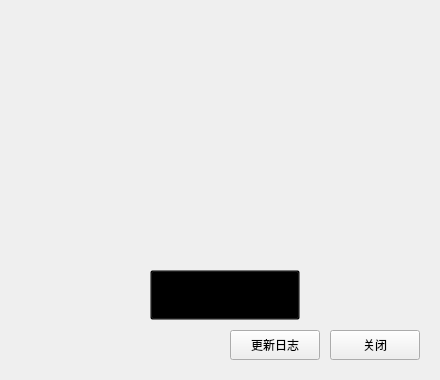
<?xml version="1.0" encoding="UTF-8"?>
<ui version="4.0">
 <class>kr_about</class>
 <widget class="QWidget" name="kr_about">
  <property name="windowModality">
   <enum>Qt::WindowModal</enum>
  </property>
  <property name="geometry">
   <rect>
    <x>0</x>
    <y>0</y>
    <width>440</width>
    <height>380</height>
   </rect>
  </property>
  <property name="windowTitle">
   <string>关于</string>
  </property>
  <property name="styleSheet">
   <string notr="true">QPushButton[NotTitleBarBtn=true]
{	
	color:rgb(117,117,117);
	background-color:rgb(250,250,250);
	border: 1px solid rgb(100,100,100);
	border-radius:6px;
}

QPushButton:hover[NotTitleBarBtn=true]
{
	color:white;
	background-color:rgb(90,90,90);
	border: 1px solid rgb(100,100,100);
}

QPushButton:pressed[NotTitleBarBtn=true]
{
	color:white;
	background-color:rgb(80,80,80);
	border: 1px solid rgb(100,100,100);
	padding-left:3px;
	padding-top:3px;
}</string>
  </property>
  <widget class="QStackedWidget" name="stackedWidget">
   <property name="geometry">
    <rect>
     <x>10</x>
     <y>10</y>
     <width>420</width>
     <height>311</height>
    </rect>
   </property>
   <property name="currentIndex">
    <number>0</number>
   </property>
   <widget class="QWidget" name="page">
    <widget class="QLabel" name="HeaderLabel">
     <property name="geometry">
      <rect>
       <x>-100</x>
       <y>60</y>
       <width>100</width>
       <height>100</height>
      </rect>
     </property>
     <property name="styleSheet">
      <string notr="true">image: url(:/Resources/Setting/about/headericon.png);</string>
     </property>
     <property name="text">
      <string/>
     </property>
    </widget>
    <widget class="QLabel" name="NameLabel">
     <property name="geometry">
      <rect>
       <x>410</x>
       <y>60</y>
       <width>150</width>
       <height>100</height>
      </rect>
     </property>
     <property name="styleSheet">
      <string notr="true">image: url(:/Resources/Setting/about/namelabel.png);</string>
     </property>
     <property name="text">
      <string/>
     </property>
    </widget>
    <widget class="QPushButton" name="SinaBtn">
     <property name="geometry">
      <rect>
       <x>140</x>
       <y>260</y>
       <width>150</width>
       <height>50</height>
      </rect>
     </property>
     <property name="styleSheet">
      <string notr="true">QPushButton{
background-color: transparent;
border-image: url(:/Resources/Setting/about/sinaBtn.png);
}
QPushButton:pressed
{
	padding-left:3px;
	padding-top:3px;
}</string>
     </property>
     <property name="text">
      <string/>
     </property>
    </widget>
    <widget class="QPushButton" name="PersonalWebSiteBtn">
     <property name="geometry">
      <rect>
       <x>10</x>
       <y>320</y>
       <width>171</width>
       <height>31</height>
      </rect>
     </property>
     <property name="styleSheet">
      <string notr="true">QPushButton
{
	color: rgb(117,117,117);
	background-color:transparent;
}

QPushButton:hover
{
	color: rgb(53, 83, 255);
}

QPushButton:pressed
{
	color:;
	color: rgb(14, 50, 255);
	padding-left:3px;
	padding-top:3px;
}</string>
     </property>
     <property name="text">
      <string>个人网站:kaispace.cn</string>
     </property>
    </widget>
   </widget>
   <widget class="QWidget" name="page_2">
    <widget class="QTextBrowser" name="textBrowser">
     <property name="geometry">
      <rect>
       <x>10</x>
       <y>370</y>
       <width>401</width>
       <height>360</height>
      </rect>
     </property>
     <property name="styleSheet">
      <string notr="true">color: rgb(80, 80, 80);</string>
     </property>
     <property name="frameShape">
      <enum>QFrame::NoFrame</enum>
     </property>
     <property name="verticalScrollBarPolicy">
      <enum>Qt::ScrollBarAlwaysOff</enum>
     </property>
     <property name="horizontalScrollBarPolicy">
      <enum>Qt::ScrollBarAlwaysOff</enum>
     </property>
     <property name="html">
      <string>&lt;!DOCTYPE HTML PUBLIC &quot;-//W3C//DTD HTML 4.0//EN&quot; &quot;http://www.w3.org/TR/REC-html40/strict.dtd&quot;&gt;
&lt;html&gt;&lt;head&gt;&lt;meta name=&quot;qrichtext&quot; content=&quot;1&quot; /&gt;&lt;style type=&quot;text/css&quot;&gt;
p, li { white-space: pre-wrap; }
&lt;/style&gt;&lt;/head&gt;&lt;body style=&quot; font-family:'SimSun'; font-size:9pt; font-weight:400; font-style:normal;&quot;&gt;
&lt;p style=&quot; margin-top:0px; margin-bottom:0px; margin-left:0px; margin-right:0px; -qt-block-indent:0; text-indent:0px;&quot;&gt;v0.5.0.0&lt;/p&gt;
&lt;p style=&quot; margin-top:0px; margin-bottom:0px; margin-left:0px; margin-right:0px; -qt-block-indent:0; text-indent:0px;&quot;&gt;代码全部重构，连入云&lt;/p&gt;
&lt;p style=&quot; margin-top:0px; margin-bottom:0px; margin-left:0px; margin-right:0px; -qt-block-indent:0; text-indent:0px;&quot;&gt;UI重做&lt;/p&gt;
&lt;p style=&quot; margin-top:0px; margin-bottom:0px; margin-left:0px; margin-right:0px; -qt-block-indent:0; text-indent:0px;&quot;&gt;v0.5.2.0&lt;/p&gt;
&lt;p style=&quot; margin-top:0px; margin-bottom:0px; margin-left:0px; margin-right:0px; -qt-block-indent:0; text-indent:0px;&quot;&gt;增加-&lt;span style=&quot; color:#3058dc;&quot;&gt;设置功能（设置窗口透明度）&lt;/span&gt;&lt;/p&gt;
&lt;p style=&quot; margin-top:0px; margin-bottom:0px; margin-left:0px; margin-right:0px; -qt-block-indent:0; text-indent:0px;&quot;&gt;增加-&lt;span style=&quot; color:#3058dc;&quot;&gt;等级系统（趣味性功能）&lt;/span&gt;&lt;/p&gt;
&lt;p style=&quot; margin-top:0px; margin-bottom:0px; margin-left:0px; margin-right:0px; -qt-block-indent:0; text-indent:0px;&quot;&gt;增加-&lt;span style=&quot; color:#3058dc;&quot;&gt;防止重复登录功能&lt;/span&gt;&lt;/p&gt;
&lt;p style=&quot; margin-top:0px; margin-bottom:0px; margin-left:0px; margin-right:0px; -qt-block-indent:0; text-indent:0px;&quot;&gt;增加-&lt;span style=&quot; color:#3058dc;&quot;&gt;任务到时提醒&lt;/span&gt;&lt;/p&gt;
&lt;p style=&quot; margin-top:0px; margin-bottom:0px; margin-left:0px; margin-right:0px; -qt-block-indent:0; text-indent:0px;&quot;&gt;v0.5.3.0&lt;/p&gt;
&lt;p style=&quot; margin-top:0px; margin-bottom:0px; margin-left:0px; margin-right:0px; -qt-block-indent:0; text-indent:0px;&quot;&gt;增加-&lt;span style=&quot; color:#3058dc;&quot;&gt;项目协作功能(未成品)——添加任务可添加至个人账号&lt;/span&gt;&lt;/p&gt;
&lt;p style=&quot; margin-top:0px; margin-bottom:0px; margin-left:0px; margin-right:0px; -qt-block-indent:0; text-indent:0px;&quot;&gt;&lt;span style=&quot; color:#3058dc;&quot;&gt;设置添加个更新跳转功能，跳转到百度云下载&lt;/span&gt;&lt;/p&gt;
&lt;p style=&quot; margin-top:0px; margin-bottom:0px; margin-left:0px; margin-right:0px; -qt-block-indent:0; text-indent:0px;&quot;&gt;v0.5.5.0&lt;/p&gt;
&lt;p style=&quot; margin-top:0px; margin-bottom:0px; margin-left:0px; margin-right:0px; -qt-block-indent:0; text-indent:0px;&quot;&gt;新增-&lt;span style=&quot; color:#3058dc;&quot;&gt;闹钟随机闹铃&lt;/span&gt;&lt;/p&gt;
&lt;p style=&quot; margin-top:0px; margin-bottom:0px; margin-left:0px; margin-right:0px; -qt-block-indent:0; text-indent:0px;&quot;&gt;增加-&lt;span style=&quot; color:#3058dc;&quot;&gt;定时关机，重启，注销功能——(添加任务-任务标题:重启-保存）可以编辑修改，删除即为取消操作&lt;/span&gt;&lt;/p&gt;
&lt;p style=&quot; margin-top:0px; margin-bottom:0px; margin-left:0px; margin-right:0px; -qt-block-indent:0; text-indent:0px;&quot;&gt;v0.5.6.1&lt;/p&gt;
&lt;p style=&quot; margin-top:0px; margin-bottom:0px; margin-left:0px; margin-right:0px; -qt-block-indent:0; text-indent:0px;&quot;&gt;增加-&lt;span style=&quot; color:#3058dc;&quot;&gt;欢迎界面，显示今日天气及明天天气预告&lt;/span&gt;&lt;/p&gt;
&lt;p style=&quot; margin-top:0px; margin-bottom:0px; margin-left:0px; margin-right:0px; -qt-block-indent:0; text-indent:0px;&quot;&gt;v0.5.6.5&lt;/p&gt;
&lt;p style=&quot; margin-top:0px; margin-bottom:0px; margin-left:0px; margin-right:0px; -qt-block-indent:0; text-indent:0px;&quot;&gt;修复-&lt;span style=&quot; color:#e20c62;&quot;&gt;主界面卡顿&lt;/span&gt;&lt;/p&gt;
&lt;p style=&quot; margin-top:0px; margin-bottom:0px; margin-left:0px; margin-right:0px; -qt-block-indent:0; text-indent:0px;&quot;&gt;增加-&lt;span style=&quot; color:#3058dc;&quot;&gt;回收站功能（查看已完成并删除的任务)&lt;/span&gt;&lt;/p&gt;
&lt;p style=&quot; margin-top:0px; margin-bottom:0px; margin-left:0px; margin-right:0px; -qt-block-indent:0; text-indent:0px;&quot;&gt;移除-&lt;span style=&quot; color:#ff5500;&quot;&gt;项目协作功能&lt;/span&gt;&lt;/p&gt;
&lt;p style=&quot; margin-top:0px; margin-bottom:0px; margin-left:0px; margin-right:0px; -qt-block-indent:0; text-indent:0px;&quot;&gt;v0.5.6.6&lt;/p&gt;
&lt;p style=&quot; margin-top:0px; margin-bottom:0px; margin-left:0px; margin-right:0px; -qt-block-indent:0; text-indent:0px;&quot;&gt;新增-&lt;span style=&quot; color:#3058dc;&quot;&gt;主页面右键菜单&lt;/span&gt;&lt;/p&gt;
&lt;p style=&quot; margin-top:0px; margin-bottom:0px; margin-left:0px; margin-right:0px; -qt-block-indent:0; text-indent:0px;&quot;&gt;新增-&lt;span style=&quot; color:#3058dc;&quot;&gt;网络波动自动重新登录功能&lt;/span&gt;&lt;/p&gt;
&lt;p style=&quot; margin-top:0px; margin-bottom:0px; margin-left:0px; margin-right:0px; -qt-block-indent:0; text-indent:0px;&quot;&gt;v0.5.6.7&lt;/p&gt;
&lt;p style=&quot; margin-top:0px; margin-bottom:0px; margin-left:0px; margin-right:0px; -qt-block-indent:0; text-indent:0px;&quot;&gt;修复-&lt;span style=&quot; color:#e20c62;&quot;&gt;退出程序时后台进程未退出问题&lt;/span&gt;&lt;/p&gt;
&lt;p style=&quot; margin-top:0px; margin-bottom:0px; margin-left:0px; margin-right:0px; -qt-block-indent:0; text-indent:0px;&quot;&gt;优化-&lt;span style=&quot; color:#0b5d02;&quot;&gt;自动隐藏(主界面和欢迎界面)&lt;/span&gt;&lt;/p&gt;
&lt;p style=&quot; margin-top:0px; margin-bottom:0px; margin-left:0px; margin-right:0px; -qt-block-indent:0; text-indent:0px;&quot;&gt;v0.5.7.0&lt;/p&gt;
&lt;p style=&quot; margin-top:0px; margin-bottom:0px; margin-left:0px; margin-right:0px; -qt-block-indent:0; text-indent:0px;&quot;&gt;修复-&lt;span style=&quot; color:#e20c62;&quot;&gt;退出程序时系统托盘延迟消失问题&lt;/span&gt;&lt;/p&gt;
&lt;p style=&quot; margin-top:0px; margin-bottom:0px; margin-left:0px; margin-right:0px; -qt-block-indent:0; text-indent:0px;&quot;&gt;修复-&lt;span style=&quot; color:#e20c62;&quot;&gt;右键菜单打开时主页面仍会自动隐藏&lt;/span&gt;&lt;/p&gt;
&lt;p style=&quot; margin-top:0px; margin-bottom:0px; margin-left:0px; margin-right:0px; -qt-block-indent:0; text-indent:0px;&quot;&gt;v0.6.0.0&lt;/p&gt;
&lt;p style=&quot; margin-top:0px; margin-bottom:0px; margin-left:0px; margin-right:0px; -qt-block-indent:0; text-indent:0px;&quot;&gt;新增-&lt;span style=&quot; color:#3058dc;&quot;&gt;应用（原翻译入口）.暂时包含翻译及其课表校内新闻&lt;/span&gt;&lt;/p&gt;
&lt;p style=&quot; margin-top:0px; margin-bottom:0px; margin-left:0px; margin-right:0px; -qt-block-indent:0; text-indent:0px;&quot;&gt;新增-&lt;span style=&quot; color:#3058dc;&quot;&gt;课表查询及其校内新闻&lt;/span&gt;&lt;/p&gt;
&lt;p style=&quot; margin-top:0px; margin-bottom:0px; margin-left:0px; margin-right:0px; -qt-block-indent:0; text-indent:0px;&quot;&gt;v0.6.0.5&lt;/p&gt;
&lt;p style=&quot; margin-top:0px; margin-bottom:0px; margin-left:0px; margin-right:0px; -qt-block-indent:0; text-indent:0px;&quot;&gt;优化-&lt;span style=&quot; color:#0b5d02;&quot;&gt;校内新闻显示BUG修复&lt;/span&gt;&lt;/p&gt;
&lt;p style=&quot; margin-top:0px; margin-bottom:0px; margin-left:0px; margin-right:0px; -qt-block-indent:0; text-indent:0px;&quot;&gt;优化-&lt;span style=&quot; color:#0b5d02;&quot;&gt;课表查询显示BUG修复&lt;/span&gt;&lt;/p&gt;
&lt;p style=&quot; margin-top:0px; margin-bottom:0px; margin-left:0px; margin-right:0px; -qt-block-indent:0; text-indent:0px;&quot;&gt;优化-&lt;span style=&quot; color:#0b5d02;&quot;&gt;课表查询显示风格美化&lt;/span&gt;&lt;/p&gt;
&lt;p style=&quot; margin-top:0px; margin-bottom:0px; margin-left:0px; margin-right:0px; -qt-block-indent:0; text-indent:0px;&quot;&gt;优化-&lt;span style=&quot; color:#0b5d02;&quot;&gt;校内新闻链接跳转采用内置浏览器&lt;/span&gt;&lt;/p&gt;
&lt;p style=&quot; margin-top:0px; margin-bottom:0px; margin-left:0px; margin-right:0px; -qt-block-indent:0; text-indent:0px;&quot;&gt;优化-&lt;span style=&quot; color:#0b5d02;&quot;&gt;子窗口内存释放BUG修复&lt;/span&gt;&lt;/p&gt;
&lt;p style=&quot; margin-top:0px; margin-bottom:0px; margin-left:0px; margin-right:0px; -qt-block-indent:0; text-indent:0px;&quot;&gt;v0.6.1.2&lt;/p&gt;
&lt;p style=&quot; margin-top:0px; margin-bottom:0px; margin-left:0px; margin-right:0px; -qt-block-indent:0; text-indent:0px;&quot;&gt;新增-&lt;span style=&quot; color:#3058dc;&quot;&gt;欢迎界面新增足球赛事订阅（更换订阅在设置改变,出现延迟与网络延迟有关)&lt;/span&gt;&lt;/p&gt;
&lt;p style=&quot; margin-top:0px; margin-bottom:0px; margin-left:0px; margin-right:0px; -qt-block-indent:0; text-indent:0px;&quot;&gt;&lt;span style=&quot; color:#dc065c;&quot;&gt;已知BUG：Logo可能出现对不齐&lt;/span&gt;&lt;/p&gt;
&lt;p style=&quot; margin-top:0px; margin-bottom:0px; margin-left:0px; margin-right:0px; -qt-block-indent:0; text-indent:0px;&quot;&gt;v0.6.1.4&lt;/p&gt;
&lt;p style=&quot; margin-top:0px; margin-bottom:0px; margin-left:0px; margin-right:0px; -qt-block-indent:0; text-indent:0px;&quot;&gt;新增-&lt;span style=&quot; color:#3058dc;&quot;&gt;订阅足球赛事功能(订阅到任务栏之中)&lt;/span&gt;&lt;/p&gt;
&lt;p style=&quot; margin-top:0px; margin-bottom:0px; margin-left:0px; margin-right:0px; -qt-block-indent:0; text-indent:0px;&quot;&gt;修复-&lt;span style=&quot; color:#e20c62;&quot;&gt;退球队Logo不齐的问题&lt;/span&gt;&lt;/p&gt;
&lt;p style=&quot; margin-top:0px; margin-bottom:0px; margin-left:0px; margin-right:0px; -qt-block-indent:0; text-indent:0px;&quot;&gt;修复-&lt;span style=&quot; color:#e20c62;&quot;&gt;自动隐藏失效问题&lt;/span&gt;&lt;/p&gt;
&lt;p style=&quot; margin-top:0px; margin-bottom:0px; margin-left:0px; margin-right:0px; -qt-block-indent:0; text-indent:0px;&quot;&gt;v0.6.1.6&lt;/p&gt;
&lt;p style=&quot; margin-top:0px; margin-bottom:0px; margin-left:0px; margin-right:0px; -qt-block-indent:0; text-indent:0px;&quot;&gt;新增-&lt;span style=&quot; color:#3058dc;&quot;&gt;查看绩点以及考级成绩（在查看课表和校内新闻窗口)&lt;/span&gt;&lt;/p&gt;
&lt;p style=&quot; margin-top:0px; margin-bottom:0px; margin-left:0px; margin-right:0px; -qt-block-indent:0; text-indent:0px;&quot;&gt;更新预告-课程订阅等&lt;/p&gt;
&lt;p style=&quot; margin-top:0px; margin-bottom:0px; margin-left:0px; margin-right:0px; -qt-block-indent:0; text-indent:0px;&quot;&gt;v0.6.2.0&lt;/p&gt;
&lt;p style=&quot; margin-top:0px; margin-bottom:0px; margin-left:0px; margin-right:0px; -qt-block-indent:0; text-indent:0px;&quot;&gt;优化-&lt;span style=&quot; color:#0b5d02;&quot;&gt;主界面美化&lt;/span&gt;&lt;/p&gt;
&lt;p style=&quot; margin-top:0px; margin-bottom:0px; margin-left:0px; margin-right:0px; -qt-block-indent:0; text-indent:0px;&quot;&gt;更新预告-课程订阅等&lt;/p&gt;
&lt;p style=&quot; margin-top:0px; margin-bottom:0px; margin-left:0px; margin-right:0px; -qt-block-indent:0; text-indent:0px;&quot;&gt;v0.6.3.0&lt;/p&gt;
&lt;p style=&quot; margin-top:0px; margin-bottom:0px; margin-left:0px; margin-right:0px; -qt-block-indent:0; text-indent:0px;&quot;&gt;优化-&lt;span style=&quot; color:#0b5d02;&quot;&gt;解决卡顿问题&lt;/span&gt;&lt;/p&gt;
&lt;p style=&quot; margin-top:0px; margin-bottom:0px; margin-left:0px; margin-right:0px; -qt-block-indent:0; text-indent:0px;&quot;&gt;新增-&lt;span style=&quot; color:#3058dc;&quot;&gt;号码归属地查询(app界面下)&lt;/span&gt;&lt;/p&gt;
&lt;p style=&quot; margin-top:0px; margin-bottom:0px; margin-left:0px; margin-right:0px; -qt-block-indent:0; text-indent:0px;&quot;&gt;v0.6.3.1&lt;/p&gt;
&lt;p style=&quot; margin-top:0px; margin-bottom:0px; margin-left:0px; margin-right:0px; -qt-block-indent:0; text-indent:0px;&quot;&gt;修复-&lt;span style=&quot; color:#e20c62;&quot;&gt;懂球帝LOGO URL修改导致软件闪退问题&lt;/span&gt;&lt;/p&gt;
&lt;p style=&quot; margin-top:0px; margin-bottom:0px; margin-left:0px; margin-right:0px; -qt-block-indent:0; text-indent:0px;&quot;&gt;v0.6.3.2&lt;/p&gt;
&lt;p style=&quot; margin-top:0px; margin-bottom:0px; margin-left:0px; margin-right:0px; -qt-block-indent:0; text-indent:0px;&quot;&gt;修复-&lt;span style=&quot; color:#e20c62;&quot;&gt;修复教务系统功能&lt;/span&gt;&lt;/p&gt;
&lt;p style=&quot; margin-top:0px; margin-bottom:0px; margin-left:0px; margin-right:0px; -qt-block-indent:0; text-indent:0px;&quot;&gt;v0.6.3.8&lt;/p&gt;
&lt;p style=&quot; margin-top:0px; margin-bottom:0px; margin-left:0px; margin-right:0px; -qt-block-indent:0; text-indent:0px;&quot;&gt;新增-&lt;span style=&quot; color:#3058dc;&quot;&gt;任务倒计时&lt;/span&gt;&lt;/p&gt;
&lt;p style=&quot; margin-top:0px; margin-bottom:0px; margin-left:0px; margin-right:0px; -qt-block-indent:0; text-indent:0px;&quot;&gt;新增-&lt;span style=&quot; color:#3058dc;&quot;&gt;背景图片设置&lt;/span&gt;&lt;/p&gt;
&lt;p style=&quot; margin-top:0px; margin-bottom:0px; margin-left:0px; margin-right:0px; -qt-block-indent:0; text-indent:0px;&quot;&gt;新增-&lt;span style=&quot; color:#3058dc;&quot;&gt;检查软件版本&lt;/span&gt;&lt;/p&gt;
&lt;p style=&quot; margin-top:0px; margin-bottom:0px; margin-left:0px; margin-right:0px; -qt-block-indent:0; text-indent:0px;&quot;&gt;修复-&lt;span style=&quot; color:#e20c62;&quot;&gt;重启界面优先级过低&lt;/span&gt;&lt;/p&gt;
&lt;p style=&quot; margin-top:0px; margin-bottom:0px; margin-left:0px; margin-right:0px; -qt-block-indent:0; text-indent:0px;&quot;&gt;v0.6.4.0&lt;/p&gt;
&lt;p style=&quot; margin-top:0px; margin-bottom:0px; margin-left:0px; margin-right:0px; -qt-block-indent:0; text-indent:0px;&quot;&gt;新增-&lt;span style=&quot; color:#3058dc;&quot;&gt;金钱系统&lt;/span&gt;&lt;/p&gt;
&lt;p style=&quot; margin-top:0px; margin-bottom:0px; margin-left:0px; margin-right:0px; -qt-block-indent:0; text-indent:0px;&quot;&gt;新增-&lt;span style=&quot; color:#3058dc;&quot;&gt;自选背景图片&lt;/span&gt;&lt;/p&gt;
&lt;p style=&quot; margin-top:0px; margin-bottom:0px; margin-left:0px; margin-right:0px; -qt-block-indent:0; text-indent:0px;&quot;&gt;新增-&lt;span style=&quot; color:#3058dc;&quot;&gt;黑白系列Item&lt;/span&gt;&lt;/p&gt;
&lt;p style=&quot; margin-top:0px; margin-bottom:0px; margin-left:0px; margin-right:0px; -qt-block-indent:0; text-indent:0px;&quot;&gt;优化-&lt;span style=&quot; color:#0b5d02;&quot;&gt;Item名字太浮夸问题&lt;/span&gt;&lt;/p&gt;
&lt;p style=&quot; margin-top:0px; margin-bottom:0px; margin-left:0px; margin-right:0px; -qt-block-indent:0; text-indent:0px;&quot;&gt;v0.6.4.1&lt;/p&gt;
&lt;p style=&quot; margin-top:0px; margin-bottom:0px; margin-left:0px; margin-right:0px; -qt-block-indent:0; text-indent:0px;&quot;&gt;新增-&lt;span style=&quot; color:#3058dc;&quot;&gt;每日首登奖励&lt;/span&gt;&lt;/p&gt;
&lt;p style=&quot; margin-top:0px; margin-bottom:0px; margin-left:0px; margin-right:0px; -qt-block-indent:0; text-indent:0px;&quot;&gt;新增-&lt;span style=&quot; color:#3058dc;&quot;&gt;在线奖励&lt;/span&gt;&lt;/p&gt;
&lt;p style=&quot; margin-top:0px; margin-bottom:0px; margin-left:0px; margin-right:0px; -qt-block-indent:0; text-indent:0px;&quot;&gt;v0.6.4.2&lt;/p&gt;
&lt;p style=&quot; margin-top:0px; margin-bottom:0px; margin-left:0px; margin-right:0px; -qt-block-indent:0; text-indent:0px;&quot;&gt;修复-&lt;span style=&quot; color:#e20c62;&quot;&gt;天气API适配&lt;/span&gt;&lt;/p&gt;
&lt;p style=&quot; margin-top:0px; margin-bottom:0px; margin-left:0px; margin-right:0px; -qt-block-indent:0; text-indent:0px;&quot;&gt;v0.6.5.0&lt;/p&gt;
&lt;p style=&quot; margin-top:0px; margin-bottom:0px; margin-left:0px; margin-right:0px; -qt-block-indent:0; text-indent:0px;&quot;&gt;新增-&lt;span style=&quot; color:#3058dc;&quot;&gt;读书记录&lt;/span&gt;&lt;/p&gt;
&lt;p style=&quot; margin-top:0px; margin-bottom:0px; margin-left:0px; margin-right:0px; -qt-block-indent:0; text-indent:0px;&quot;&gt;修复-&lt;span style=&quot; color:#e20c62;&quot;&gt;天气闪退&lt;/span&gt;&lt;/p&gt;
&lt;p style=&quot; margin-top:0px; margin-bottom:0px; margin-left:0px; margin-right:0px; -qt-block-indent:0; text-indent:0px;&quot;&gt;v0.6.5.1&lt;/p&gt;
&lt;p style=&quot; margin-top:0px; margin-bottom:0px; margin-left:0px; margin-right:0px; -qt-block-indent:0; text-indent:0px;&quot;&gt;新增-&lt;span style=&quot; color:#3058dc;&quot;&gt;更换字体&lt;/span&gt;&lt;/p&gt;
&lt;p style=&quot; margin-top:0px; margin-bottom:0px; margin-left:0px; margin-right:0px; -qt-block-indent:0; text-indent:0px;&quot;&gt;优化-&lt;span style=&quot; color:#0b5d02;&quot;&gt;选中任务只字体变色&lt;/span&gt;&lt;/p&gt;
&lt;p style=&quot; margin-top:0px; margin-bottom:0px; margin-left:0px; margin-right:0px; -qt-block-indent:0; text-indent:0px;&quot;&gt;v0.6.5.2&lt;/p&gt;
&lt;p style=&quot; margin-top:0px; margin-bottom:0px; margin-left:0px; margin-right:0px; -qt-block-indent:0; text-indent:0px;&quot;&gt;新增-&lt;span style=&quot; color:#3058dc;&quot;&gt;截图功能（快捷键CTRL+ALT+A）&lt;/span&gt;&lt;/p&gt;
&lt;p style=&quot; margin-top:0px; margin-bottom:0px; margin-left:0px; margin-right:0px; -qt-block-indent:0; text-indent:0px;&quot;&gt;v0.6.5.4&lt;/p&gt;
&lt;p style=&quot; margin-top:0px; margin-bottom:0px; margin-left:0px; margin-right:0px; -qt-block-indent:0; text-indent:0px;&quot;&gt;优化-&lt;span style=&quot; color:#0b5d02;&quot;&gt;掉线重连询问窗体采用倒计时自动确认&lt;/span&gt;&lt;/p&gt;
&lt;p style=&quot; margin-top:0px; margin-bottom:0px; margin-left:0px; margin-right:0px; -qt-block-indent:0; text-indent:0px;&quot;&gt;优化-&lt;span style=&quot; color:#0b5d02;&quot;&gt;当打开全屏窗口（全屏打游戏,看视频）自动隐藏程序&lt;/span&gt;&lt;/p&gt;
&lt;p style=&quot; margin-top:0px; margin-bottom:0px; margin-left:0px; margin-right:0px; -qt-block-indent:0; text-indent:0px;&quot;&gt;v0.6.5.5&lt;/p&gt;
&lt;p style=&quot; margin-top:0px; margin-bottom:0px; margin-left:0px; margin-right:0px; -qt-block-indent:0; text-indent:0px;&quot;&gt;新增-&lt;span style=&quot; color:#3058dc;&quot;&gt;自动更新功能&lt;/span&gt;&lt;/p&gt;
&lt;p style=&quot;-qt-paragraph-type:empty; margin-top:0px; margin-bottom:0px; margin-left:0px; margin-right:0px; -qt-block-indent:0; text-indent:0px; color:#3058dc;&quot;&gt;&lt;br /&gt;&lt;/p&gt;
&lt;p style=&quot;-qt-paragraph-type:empty; margin-top:0px; margin-bottom:0px; margin-left:0px; margin-right:0px; -qt-block-indent:0; text-indent:0px; color:#3058dc;&quot;&gt;&lt;br /&gt;&lt;/p&gt;
&lt;p style=&quot;-qt-paragraph-type:empty; margin-top:0px; margin-bottom:0px; margin-left:0px; margin-right:0px; -qt-block-indent:0; text-indent:0px; color:#3058dc;&quot;&gt;&lt;br /&gt;&lt;/p&gt;
&lt;p style=&quot;-qt-paragraph-type:empty; margin-top:0px; margin-bottom:0px; margin-left:0px; margin-right:0px; -qt-block-indent:0; text-indent:0px; color:#3058dc;&quot;&gt;&lt;br /&gt;&lt;/p&gt;
&lt;p style=&quot;-qt-paragraph-type:empty; margin-top:0px; margin-bottom:0px; margin-left:0px; margin-right:0px; -qt-block-indent:0; text-indent:0px; color:#3058dc;&quot;&gt;&lt;br /&gt;&lt;/p&gt;&lt;/body&gt;&lt;/html&gt;</string>
     </property>
    </widget>
   </widget>
  </widget>
  <widget class="QPushButton" name="CloseBtn">
   <property name="geometry">
    <rect>
     <x>330</x>
     <y>330</y>
     <width>90</width>
     <height>30</height>
    </rect>
   </property>
   <property name="text">
    <string>关闭</string>
   </property>
   <property name="NotTitleBarBtn" stdset="0">
    <bool>true</bool>
   </property>
  </widget>
  <widget class="QPushButton" name="ChangePageBtn">
   <property name="geometry">
    <rect>
     <x>230</x>
     <y>330</y>
     <width>90</width>
     <height>30</height>
    </rect>
   </property>
   <property name="text">
    <string>更新日志</string>
   </property>
   <property name="NotTitleBarBtn" stdset="0">
    <bool>true</bool>
   </property>
  </widget>
 </widget>
 <resources/>
 <connections/>
</ui>
